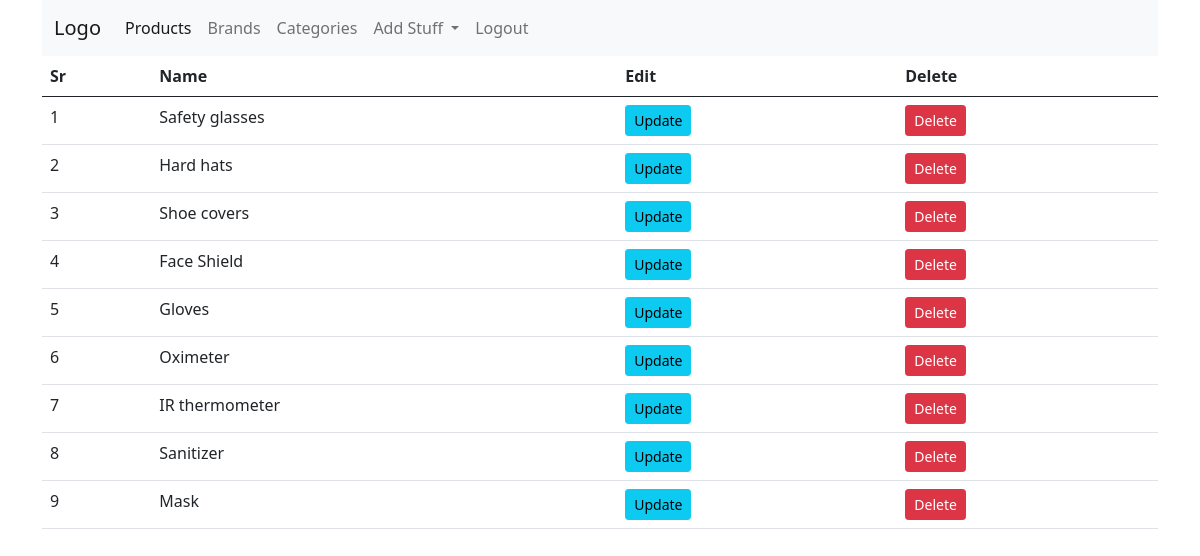
The page /category (signed in) on the database as committed earlier.
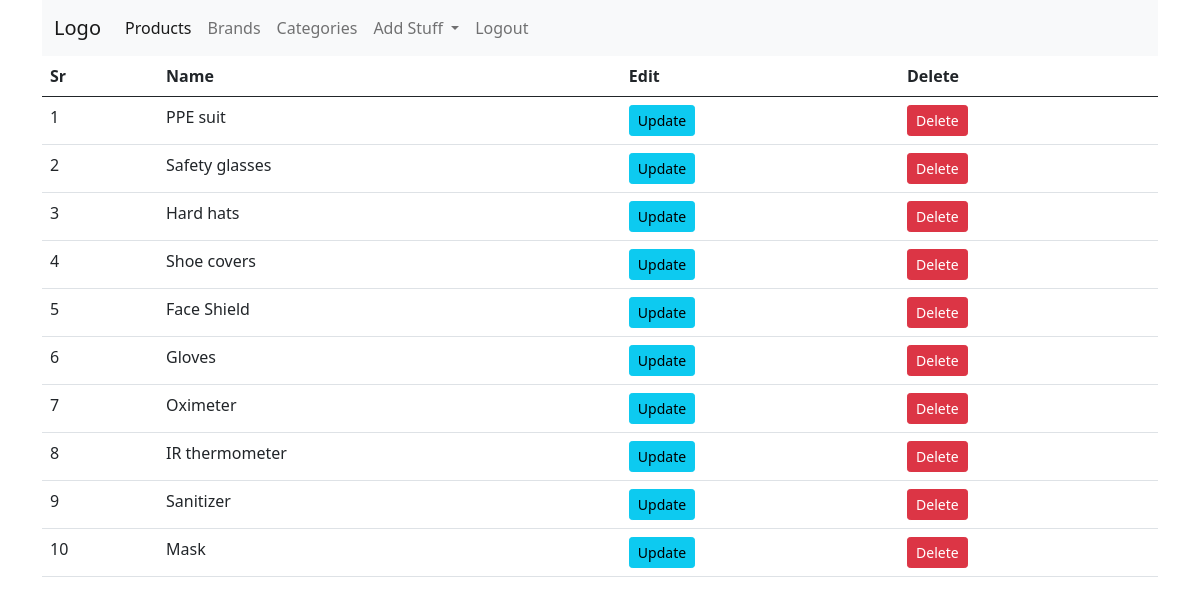
The same page on the database as committed later.
### shop/products/models.py (models this page shows, shortened)
class Category(db.Model):
    id = db.Column(db.Integer, primary_key=True)
    name = db.Column(db.String(30), nullable=False,unique=True)

### shop/admin/routes.py (the view)
@app.route('/category')
def category():
    if 'email' not in session:
        flash('Please login first','danger')
        return redirect(url_for('login'))
    categories = Category.query.order_by(Category.id.desc()).all()
    return render_template('admin/brand.html', title='categories',categories=categories)

### shop/templates/admin/brand.html (shortened to what this page needs)
{% extends 'layout.html' %}
{% block content %}
{% include 'nav.html' %}
<div class="container">
    <table class="table tbale-sm">
        <thead>
            <th>Sr</th>
            <th>Name</th>
            <th>Edit</th>
            <th>Delete</th>
        </thead>
        <tbody>
         {% if brands %}
          {% for brand in brands %}
          <tr>
            <td>{{loop.index}}</td>
            <td>{{ brand.name }}</td>
            <td><a href="{{url_for('updatebrand', id=brand.id)}}" class="btn btn-sm btn-info">Update</a></td>
            <td><button type="button" class="btn btn-danger btn-sm" data-bs-toggle="modal" data-bs-target="#exampleModal-{{brand.id}}">
              Delete
            </button></td>
          </tr>
<div class="modal fade" id="exampleModal-{{brand.id}}" tabindex="-1"  aria-labelledby="exampleModalLabel" aria-hidden="true">
    <div class="modal-dialog">
      <div class="modal-content">
        <div class="modal-header">
          <h5 class="modal-title" id="exampleModalLabel">{{brand.name }}</h5>
          <button type="button" class="btn-close" data-bs-dismiss="modal" aria-label="Close">
          </button>
        </div>
        <div class="modal-body">
          <p class="text-danger">Are you Sure that you want to delete this Brand {{ brand.name }} </p>
        </div>
        <div class="modal-footer">
          <button type="button" class="btn btn-secondary" data-bs-dismiss="modal">Cancel</button>
          <form action="{{url_for('deletebrand',id=brand.id)}}" method="POST">
            <button type="submit" class="btn btn-danger">Delete</button>
          </form>
        </div>
      </div>
    </div>
  </div>
          {% endfor %}
          {% else %}
          {% for category in categories %}
          <tr>
            <td>{{loop.index}}</td>
            <td>{{ category.name }}</td>
            <td> <a href="{{url_for('updatecat', id=category.id)}}" class="btn btn-sm btn-info">Update</a></td>
            <td><button type="button" class="btn btn-danger btn-sm" data-bs-toggle="modal" data-bs-target="#exampleModal-{{category.id}}">
              Delete
            </button></td>
          </tr>
          {% endfor %}
          {% endif %}
        </tbody>
    </table>
</div>
{% endblock content %}

Rows that differ between the two databases and show on the page:
added Category: name "PPE suit"
